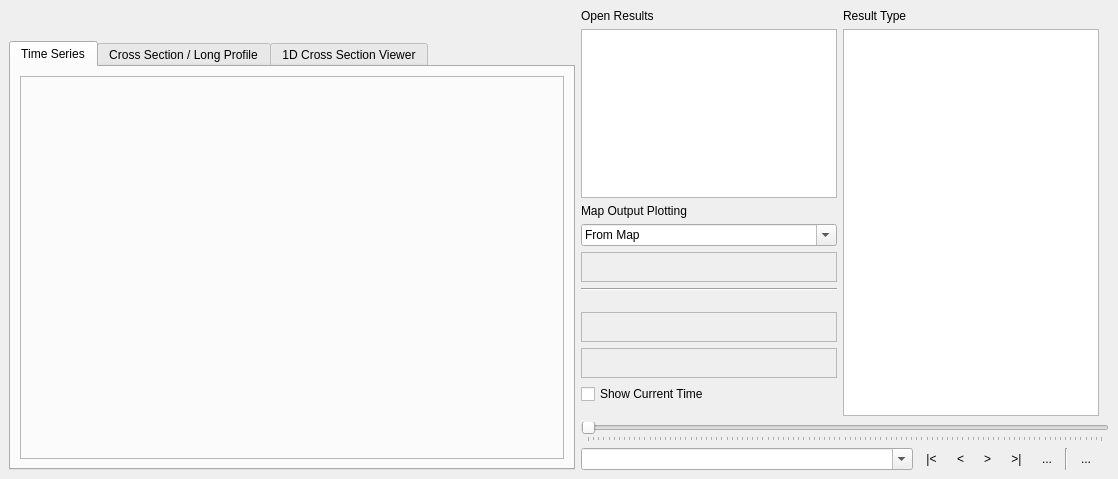
<?xml version="1.0" encoding="UTF-8"?>
<ui version="4.0">
 <class>Tuplot</class>
 <widget class="QDockWidget" name="Tuplot">
  <property name="geometry">
   <rect>
    <x>0</x>
    <y>0</y>
    <width>1118</width>
    <height>479</height>
   </rect>
  </property>
  <property name="windowTitle">
   <string>TUFLOW</string>
  </property>
  <widget class="QWidget" name="dockWidgetContents">
   <layout class="QGridLayout" name="gridLayout" columnstretch="10,0,0,0,0">
    <item row="0" column="3" rowspan="3" colspan="2">
     <layout class="QGridLayout" name="InteractionLayout" rowstretch="10,0,0">
      <item row="0" column="0" rowspan="2">
       <layout class="QGridLayout" name="ResultsLayout" columnstretch="0,0,0,0,0">
        <item row="0" column="2" colspan="2">
         <widget class="QLabel" name="label_2">
          <property name="text">
           <string>Result Type</string>
          </property>
         </widget>
        </item>
        <item row="1" column="2" rowspan="7" colspan="2">
         <widget class="DataSetView" name="OpenResultTypes">
          <property name="minimumSize">
           <size>
            <width>150</width>
            <height>55</height>
           </size>
          </property>
          <property name="mouseTracking">
           <bool>true</bool>
          </property>
          <property name="toolTip">
           <string>Test</string>
          </property>
          <property name="selectionMode">
           <enum>QAbstractItemView::MultiSelection</enum>
          </property>
         </widget>
        </item>
        <item row="0" column="4" rowspan="7">
         <spacer name="horizontalSpacer">
          <property name="orientation">
           <enum>Qt::Horizontal</enum>
          </property>
          <property name="sizeHint" stdset="0">
           <size>
            <width>10</width>
            <height>20</height>
           </size>
          </property>
         </spacer>
        </item>
        <item row="5" column="0" colspan="2">
         <widget class="QCheckBox" name="cbShowCurrentTime">
          <property name="text">
           <string>Show Current Time</string>
          </property>
         </widget>
        </item>
        <item row="0" column="0" colspan="2">
         <widget class="QLabel" name="label">
          <property name="text">
           <string>Open Results</string>
          </property>
         </widget>
        </item>
        <item row="2" column="0" colspan="2">
         <widget class="QLabel" name="label_3">
          <property name="text">
           <string>Map Output Plotting</string>
          </property>
         </widget>
        </item>
        <item row="4" column="0" colspan="2">
         <layout class="QVBoxLayout" name="verticalLayout">
          <item>
           <widget class="QFrame" name="MapOutputPlotFrame">
            <property name="minimumSize">
             <size>
              <width>100</width>
              <height>30</height>
             </size>
            </property>
            <property name="frameShape">
             <enum>QFrame::StyledPanel</enum>
            </property>
            <property name="frameShadow">
             <enum>QFrame::Raised</enum>
            </property>
            <layout class="QHBoxLayout" name="horizontalLayout"/>
           </widget>
          </item>
          <item>
           <widget class="Line" name="line">
            <property name="orientation">
             <enum>Qt::Horizontal</enum>
            </property>
           </widget>
          </item>
          <item>
           <spacer name="verticalSpacer">
            <property name="orientation">
             <enum>Qt::Vertical</enum>
            </property>
            <property name="sizeType">
             <enum>QSizePolicy::Fixed</enum>
            </property>
            <property name="sizeHint" stdset="0">
             <size>
              <width>20</width>
              <height>15</height>
             </size>
            </property>
           </spacer>
          </item>
          <item>
           <widget class="QFrame" name="ViewToolbarFrame">
            <property name="minimumSize">
             <size>
              <width>100</width>
              <height>30</height>
             </size>
            </property>
            <property name="frameShape">
             <enum>QFrame::StyledPanel</enum>
            </property>
            <property name="frameShadow">
             <enum>QFrame::Raised</enum>
            </property>
           </widget>
          </item>
          <item>
           <widget class="QFrame" name="mplToolbarFrame">
            <property name="minimumSize">
             <size>
              <width>100</width>
              <height>30</height>
             </size>
            </property>
            <property name="frameShape">
             <enum>QFrame::StyledPanel</enum>
            </property>
            <property name="frameShadow">
             <enum>QFrame::Raised</enum>
            </property>
           </widget>
          </item>
         </layout>
        </item>
        <item row="1" column="0" colspan="2">
         <widget class="QListWidget" name="OpenResults">
          <property name="selectionMode">
           <enum>QAbstractItemView::ExtendedSelection</enum>
          </property>
          <property name="movement">
           <enum>QListView::Static</enum>
          </property>
          <property name="resizeMode">
           <enum>QListView::Fixed</enum>
          </property>
         </widget>
        </item>
        <item row="3" column="0" colspan="2">
         <widget class="QComboBox" name="cboSelectType">
          <property name="editable">
           <bool>true</bool>
          </property>
          <property name="insertPolicy">
           <enum>QComboBox::NoInsert</enum>
          </property>
          <item>
           <property name="text">
            <string>From Map</string>
           </property>
          </item>
          <item>
           <property name="text">
            <string>From Map Multi</string>
           </property>
          </item>
          <item>
           <property name="text">
            <string>Layer Selection</string>
           </property>
          </item>
         </widget>
        </item>
       </layout>
      </item>
      <item row="2" column="0">
       <layout class="QGridLayout" name="ReultOptionLayout" rowstretch="10,0" columnstretch="10,10,10,10,10,10,10,1,0">
        <item row="1" column="2">
         <widget class="QToolButton" name="btnPrev">
          <property name="toolTip">
           <string>Previous Timestep</string>
          </property>
          <property name="text">
           <string>&lt;</string>
          </property>
          <property name="autoRaise">
           <bool>true</bool>
          </property>
         </widget>
        </item>
        <item row="1" column="4">
         <widget class="QToolButton" name="btnLast">
          <property name="toolTip">
           <string>Last Timestep</string>
          </property>
          <property name="text">
           <string>&gt;|</string>
          </property>
          <property name="autoRaise">
           <bool>true</bool>
          </property>
         </widget>
        </item>
        <item row="1" column="5">
         <widget class="QToolButton" name="btnTimePlay">
          <property name="toolTip">
           <string>Play Through Timesteps</string>
          </property>
          <property name="text">
           <string>...</string>
          </property>
          <property name="checkable">
           <bool>true</bool>
          </property>
          <property name="popupMode">
           <enum>QToolButton::InstantPopup</enum>
          </property>
          <property name="autoRaise">
           <bool>true</bool>
          </property>
          <property name="arrowType">
           <enum>Qt::NoArrow</enum>
          </property>
         </widget>
        </item>
        <item row="1" column="3">
         <widget class="QToolButton" name="btnNext">
          <property name="toolTip">
           <string>Next Timestep</string>
          </property>
          <property name="text">
           <string>&gt;</string>
          </property>
          <property name="autoRaise">
           <bool>true</bool>
          </property>
         </widget>
        </item>
        <item row="1" column="1">
         <widget class="QToolButton" name="btnFirst">
          <property name="toolTip">
           <string>First Timestep</string>
          </property>
          <property name="text">
           <string>|&lt;</string>
          </property>
          <property name="autoRaise">
           <bool>true</bool>
          </property>
         </widget>
        </item>
        <item row="1" column="0">
         <widget class="QComboBox" name="cboTime">
          <property name="editable">
           <bool>true</bool>
          </property>
          <property name="insertPolicy">
           <enum>QComboBox::NoInsert</enum>
          </property>
         </widget>
        </item>
        <item row="1" column="7">
         <widget class="QToolButton" name="btn2dLock">
          <property name="toolTip">
           <string>Lock Timesteps to Map Outputs</string>
          </property>
          <property name="text">
           <string>...</string>
          </property>
          <property name="checkable">
           <bool>false</bool>
          </property>
          <property name="autoRaise">
           <bool>true</bool>
          </property>
         </widget>
        </item>
        <item row="0" column="0" colspan="9">
         <widget class="QSlider" name="sliderTime">
          <property name="maximum">
           <number>100</number>
          </property>
          <property name="pageStep">
           <number>100</number>
          </property>
          <property name="orientation">
           <enum>Qt::Horizontal</enum>
          </property>
          <property name="tickPosition">
           <enum>QSlider::TicksBelow</enum>
          </property>
          <property name="tickInterval">
           <number>1</number>
          </property>
         </widget>
        </item>
        <item row="1" column="8">
         <spacer name="horizontalSpacer_2">
          <property name="orientation">
           <enum>Qt::Horizontal</enum>
          </property>
          <property name="sizeHint" stdset="0">
           <size>
            <width>5</width>
            <height>20</height>
           </size>
          </property>
         </spacer>
        </item>
        <item row="1" column="6">
         <widget class="Line" name="line_2">
          <property name="orientation">
           <enum>Qt::Vertical</enum>
          </property>
         </widget>
        </item>
       </layout>
      </item>
     </layout>
    </item>
    <item row="0" column="0" colspan="2">
     <layout class="QVBoxLayout" name="mainMenu"/>
    </item>
    <item row="0" column="2">
     <widget class="QLabel" name="label_4">
      <property name="minimumSize">
       <size>
        <width>0</width>
        <height>20</height>
       </size>
      </property>
      <property name="text">
       <string/>
      </property>
      <property name="pixmap">
       <pixmap resource="../resources/TUFLOW_logo.qrc">:/logo/TUFLOW_logo_resized.png</pixmap>
      </property>
      <property name="scaledContents">
       <bool>false</bool>
      </property>
      <property name="alignment">
       <set>Qt::AlignLeading|Qt::AlignLeft|Qt::AlignVCenter</set>
      </property>
     </widget>
    </item>
    <item row="2" column="0" colspan="3">
     <widget class="QTabWidget" name="tabWidget">
      <property name="currentIndex">
       <number>0</number>
      </property>
      <widget class="QWidget" name="TimeSeriesTab">
       <attribute name="title">
        <string>Time Series</string>
       </attribute>
       <layout class="QGridLayout" name="gridLayout_3" rowstretch="10" columnstretch="10">
        <item row="0" column="0">
         <layout class="QGridLayout" name="TimeSeriesLayout">
          <item row="0" column="0">
           <widget class="QFrame" name="TimeSeriesFrame">
            <property name="frameShape">
             <enum>QFrame::StyledPanel</enum>
            </property>
            <property name="frameShadow">
             <enum>QFrame::Raised</enum>
            </property>
           </widget>
          </item>
         </layout>
        </item>
       </layout>
      </widget>
      <widget class="QWidget" name="LongPlotTab">
       <attribute name="title">
        <string>Cross Section / Long Profile</string>
       </attribute>
       <layout class="QGridLayout" name="gridLayout_2">
        <item row="0" column="0">
         <layout class="QGridLayout" name="LongPlotLayout">
          <item row="0" column="0">
           <widget class="QFrame" name="LongPlotFrame">
            <property name="frameShape">
             <enum>QFrame::StyledPanel</enum>
            </property>
            <property name="frameShadow">
             <enum>QFrame::Raised</enum>
            </property>
           </widget>
          </item>
         </layout>
        </item>
       </layout>
      </widget>
      <widget class="QWidget" name="CrossSectionTab">
       <attribute name="title">
        <string>1D Cross Section Viewer</string>
       </attribute>
       <layout class="QGridLayout" name="gridLayout_5">
        <item row="1" column="0">
         <layout class="QGridLayout" name="CrossSectionLayout">
          <item row="0" column="0">
           <widget class="QFrame" name="CrossSectionFrame">
            <property name="frameShape">
             <enum>QFrame::StyledPanel</enum>
            </property>
            <property name="frameShadow">
             <enum>QFrame::Raised</enum>
            </property>
           </widget>
          </item>
         </layout>
        </item>
        <item row="0" column="0">
         <widget class="QTextEdit" name="textEdit">
          <property name="html">
           <string>&lt;!DOCTYPE HTML PUBLIC &quot;-//W3C//DTD HTML 4.0//EN&quot; &quot;http://www.w3.org/TR/REC-html40/strict.dtd&quot;&gt;
&lt;html&gt;&lt;head&gt;&lt;meta name=&quot;qrichtext&quot; content=&quot;1&quot; /&gt;&lt;style type=&quot;text/css&quot;&gt;
p, li { white-space: pre-wrap; }
&lt;/style&gt;&lt;/head&gt;&lt;body style=&quot; font-family:'MS Shell Dlg 2'; font-size:8.25pt; font-weight:400; font-style:normal;&quot;&gt;
&lt;p style=&quot; margin-top:0px; margin-bottom:0px; margin-left:0px; margin-right:0px; -qt-block-indent:0; text-indent:0px;&quot;&gt;&lt;span style=&quot; font-size:14pt; font-weight:600;&quot;&gt;TODO&lt;/span&gt;&lt;/p&gt;
&lt;p style=&quot;-qt-paragraph-type:empty; margin-top:0px; margin-bottom:0px; margin-left:0px; margin-right:0px; -qt-block-indent:0; text-indent:0px;&quot;&gt;&lt;br /&gt;&lt;/p&gt;
&lt;p style=&quot; margin-top:0px; margin-bottom:0px; margin-left:0px; margin-right:0px; -qt-block-indent:0; text-indent:0px;&quot;&gt;&lt;span style=&quot; font-size:12pt;&quot;&gt;Coming Soon..&lt;/span&gt;&lt;/p&gt;&lt;/body&gt;&lt;/html&gt;</string>
          </property>
         </widget>
        </item>
       </layout>
      </widget>
     </widget>
    </item>
   </layout>
  </widget>
 </widget>
 <customwidgets>
  <customwidget>
   <class>DataSetView</class>
   <extends>QTreeView</extends>
   <header>tuflow.dataset_view</header>
  </customwidget>
 </customwidgets>
 <resources>
  <include location="../resources/TUFLOW_logo.qrc"/>
 </resources>
 <connections/>
</ui>
